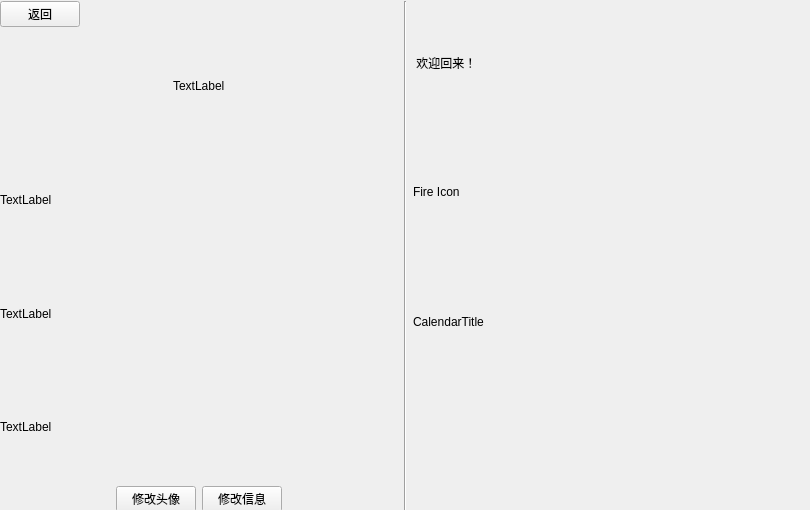
<?xml version="1.0" encoding="UTF-8"?>
<ui version="4.0">
 <class>Profile</class>
 <widget class="QWidget" name="Profile">
  <property name="geometry">
   <rect>
    <x>0</x>
    <y>0</y>
    <width>810</width>
    <height>510</height>
   </rect>
  </property>
  <property name="windowTitle">
   <string>Form</string>
  </property>
  <widget class="QWidget" name="horizontalLayoutWidget">
   <property name="geometry">
    <rect>
     <x>0</x>
     <y>1</y>
     <width>811</width>
     <height>511</height>
    </rect>
   </property>
   <layout class="QHBoxLayout" name="bigLayout">
    <item>
     <layout class="QVBoxLayout" name="leftLayout">
      <item alignment="Qt::AlignmentFlag::AlignLeft">
       <widget class="QPushButton" name="returnButton">
        <property name="text">
         <string>返回</string>
        </property>
       </widget>
      </item>
      <item alignment="Qt::AlignmentFlag::AlignHCenter|Qt::AlignmentFlag::AlignVCenter">
       <widget class="QLabel" name="profilePic">
        <property name="text">
         <string>TextLabel</string>
        </property>
       </widget>
      </item>
      <item alignment="Qt::AlignmentFlag::AlignLeft">
       <widget class="QLabel" name="nicknameLabel">
        <property name="text">
         <string>TextLabel</string>
        </property>
       </widget>
      </item>
      <item>
       <widget class="QLabel" name="emailAddressLabel">
        <property name="text">
         <string>TextLabel</string>
        </property>
       </widget>
      </item>
      <item>
       <widget class="QLabel" name="personalBioLabel">
        <property name="text">
         <string>TextLabel</string>
        </property>
       </widget>
      </item>
      <item>
       <layout class="QHBoxLayout" name="editButtonLayout">
        <item alignment="Qt::AlignmentFlag::AlignRight">
         <widget class="QPushButton" name="editPicButton">
          <property name="text">
           <string>修改头像</string>
          </property>
         </widget>
        </item>
        <item alignment="Qt::AlignmentFlag::AlignLeft">
         <widget class="QPushButton" name="editProfileButton">
          <property name="text">
           <string>修改信息</string>
          </property>
         </widget>
        </item>
       </layout>
      </item>
     </layout>
    </item>
    <item>
     <widget class="Line" name="middleLine">
      <property name="orientation">
       <enum>Qt::Orientation::Vertical</enum>
      </property>
     </widget>
    </item>
    <item>
     <layout class="QVBoxLayout" name="rightLayout">
      <item>
       <widget class="QLabel" name="streakTitleLabel">
        <property name="text">
         <string> 欢迎回来！</string>
        </property>
       </widget>
      </item>
      <item>
       <widget class="QLabel" name="fireLabel">
        <property name="text">
         <string>Fire Icon</string>
        </property>
       </widget>
      </item>
      <item>
       <widget class="QLabel" name="calendarTitle">
        <property name="text">
         <string>CalendarTitle</string>
        </property>
       </widget>
      </item>
      <item alignment="Qt::AlignmentFlag::AlignHCenter">
       <widget class="QWidget" name="calendarWidget" native="true"/>
      </item>
     </layout>
    </item>
   </layout>
  </widget>
 </widget>
 <resources/>
 <connections/>
</ui>
